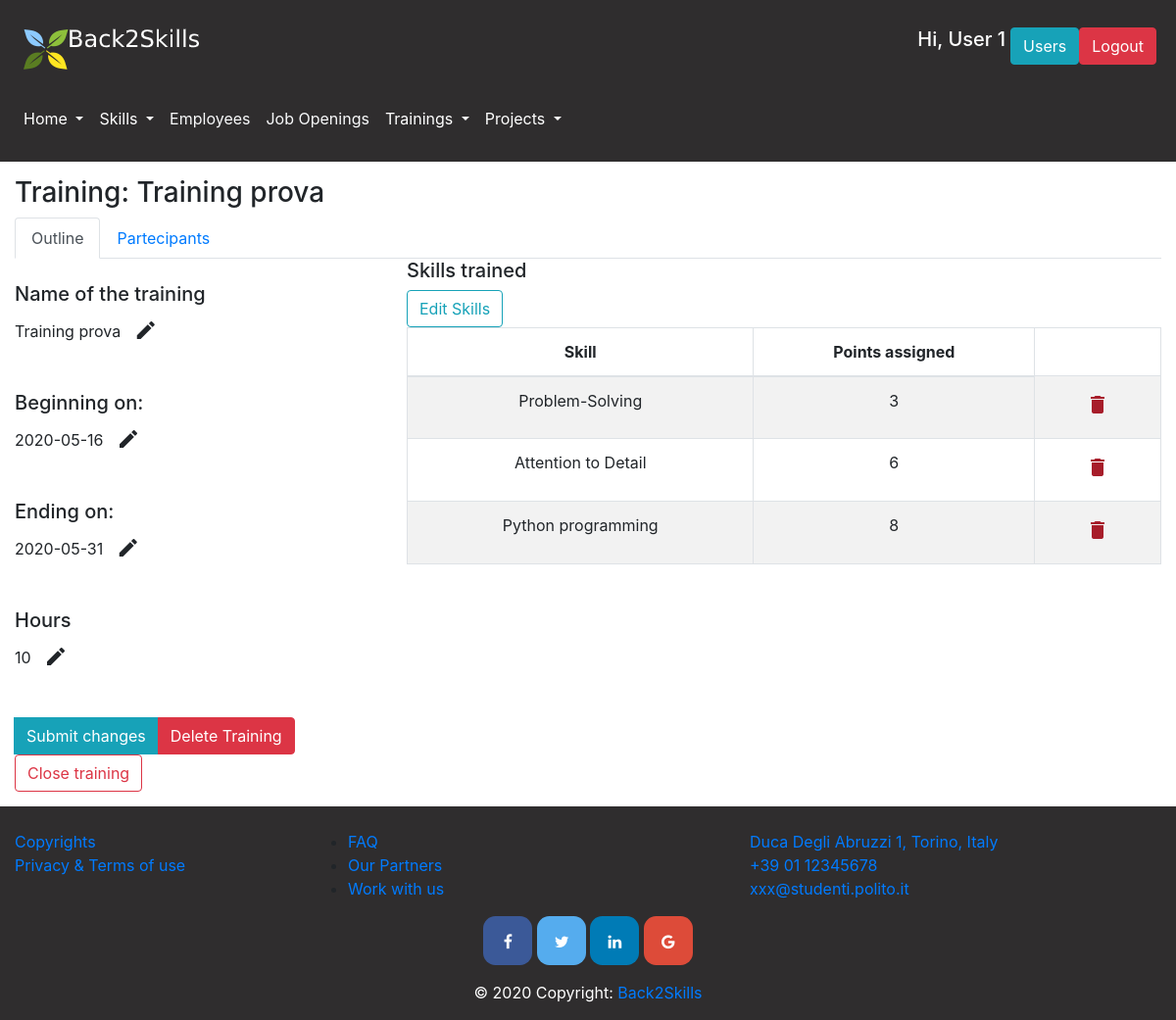
Page /training/4 (signed in) on the committed database.
### database.py (models this page shows, shortened)
class User(db.Model):
    __tablename__ = 'user'
    id = db.Column(db.Integer, primary_key=True)
    name = db.Column(db.String)
    surname = db.Column(db.String)
    email = db.Column(db.String, nullable=False, unique=True)
    password = db.Column(db.String, nullable=False)
    admin = db.Column(db.Boolean)
    project = db.Column(db.Integer, db.ForeignKey('project.id'))
    @property
    def is_authenticated(self):
        return True

class Training(db.Model):
    __tablename__ = 'training'
    id = db.Column(db.Integer, primary_key=True)
    name = db.Column(db.String)
    starting_Date = db.Column(db.Date)
    ending_Date = db.Column(db.Date)
    hours = db.Column(db.Integer)
    skill = db.relationship("Skill", secondary="training_skill")
    employee = db.relationship("Employee", secondary="employee_training")
    closed = db.Column(db.Boolean)

class Skill(db.Model):
    __tablename__ = 'skill'
    id = db.Column(db.Integer, primary_key=True)
    name = db.Column(db.String)
    description = db.Column(db.String)
    type = db.Column(db.String) #HAS TO BE "Soft" OR "Hard", no other options
    employee = db.relationship("Employee", secondary="employee_skill")
    training = db.relationship("Training", secondary="training_skill")
    role_in_project = db.relationship('Role_in_project', secondary="role_in_project_skill")
    role = db.relationship("Role", secondary="role_skill")

### app.py (the view, shortened to what this page needs)
@app.route('/training/<int:id>', methods=['GET','POST'])
@login_required
def training(id):
    link = Training_Skill.query.filter(Training_Skill.train_id == id).all()
    skill_ids = []
    skills=[]
    for l in link:
        if l.skill_id:
            skill_ids.append(l.skill_id)
    for k in skill_ids:
        skill=get_skill_by_id(k)
        skills.append(skill)
    dic = []
    for i in skills:
        point = get_pointsassigned_by_training_to_skill(id, i.id)
        dic.append((i.id, i.name, point))
    all_skill=get_skills()
    training=get_trainings_by_id(id)
    skill_point=get_skill_in_training_with_points(id)
    emp=get_employees_in_training(id)
    employees1=get_employees()
    return render_template('training.html',training=training,skill_point=skill_point,employees=emp,dic=dic,skills=skills,all_skill=all_skill,employees1=employees1)

### app.py (called while the page is built)
@app.after_request
def add_header(r):
    r.headers["Cache-Control"] = "no-cache, no-store, must-revalidate"
    r.headers["Pragma"] = "no-cache"
    r.headers["Expires"] = "0"
    r.headers['Cache-Control'] = 'public, max-age=0'
    return r

@login_manager.user_loader
def load_user(user_id):
    return get_user_by_id(user_id)

### database.py (called while the page is built)
def get_employees():
    employees=Employee.query.all()
    employees.sort(key=lambda x: x.name)
    return employees

def get_user_by_id(user_id):
    return User.query.filter(User.id==user_id).first()

def get_skills():
    skills=Skill.query.all()
    skills.sort(key=lambda x: x.name)
    return skills

def get_skill_by_id(skill_id):
    return Skill.query.filter(Skill.id==skill_id).first()

def get_employees_in_training(train_id):
    links = Employee_Training.query.filter(Employee_Training.train_id == train_id).all()
    emp_ids = []
    for l in links:
        if l.emp_id:
            emp_ids.append(l.emp_id)
    employees = Employee.query.filter(Employee.id.in_(emp_ids)).all()
    return employees

def get_pointsassigned_by_training_to_skill(training_id, skill_id):
    link=Training_Skill.query.filter(Training_Skill.train_id==training_id, Training_Skill.skill_id==skill_id).first()
    points=0
    if link:
        points=link.points
    return points

def get_trainings_by_id(id):
    tra=Training.query.filter(Training.id==id).first()
    return tra

def get_skill_in_training_with_points(id):
    link=Training_Skill.query.filter(Training_Skill.train_id==id).all()
    skill_ids=[]
    for l in link:
        if l.skill_id:
            skill_ids.append(l.skill_id)
    skills = Skill.query.filter(Skill.id.in_(skill_ids)).all()
    array=[]
    for skill in skills:
        points = get_pointsassigned_by_training_to_skill(id,skill.id)
        array.append(tuple([skill,points]))
    return array

### templates/training.html (shortened to what this page needs)
{% extends 'layout.html' %}
{% block pageContent %}
    {% if training is none %}
        <div class="alert alert-warning" role="alert"> No corresponding training found </div>
    {% else %}
        <h3>Training: {{ training.name }}</h3>
    {% endif %}
    <nav>
        <div class="nav nav-tabs" id="nav-tab" role="tablist">
            <a class="nav-item nav-link active" id="nav-training-tab" data-toggle="tab" href="#nav-training" role="tab" aria-controls="nav-training" aria-selected="true">Outline</a>
            <a class="nav-item nav-link" id="nav-partecipant-tab" data-toggle="tab" href="#nav-partecipant" role="tab" aria-controls="nav-partecipant" aria-selected="false">Partecipants</a>
        </div>
    </nav>
    <div class="tab-content" id="nav-tabContent">
        <div class="tab-pane fade show active" id="nav-training" role="tabpanel" aria-labelledby="nav-training-tab">
            {% if not training.closed and current_user.is_authenticated and current_user.admin %}
                <form action="/training/{{ training.id }}" method="POST">
            {% endif %}
            <div class="row">
                <div class="col-md-4">
                    <br/>
                    <h5>Name of the training</h5>
                    <p>
                        <span id="currName">{{ training.name }}</span>
                        {% if not training.closed and current_user.is_authenticated and current_user.admin %}
                            <button type="button" class="btn btn-default btn-sm" id="editName">
                                <span class="material-icons">edit</span>
                            </button>
                        {% endif %}
                    </p>
                    <br/>
                    <h5>Beginning on:</h5>
                    <p>
                        <span id="currStart">{{ training.starting_Date }}</span>
                        {% if not training.closed and current_user.is_authenticated and current_user.admin %}
                            <button type="button" class="btn btn-default btn-sm" id="editStart">
                                <span class="material-icons">edit</span>
                            </button>
                        {% endif %}
                    </p>
                    <br/>
                    <h5>Ending on:</h5>
                    <p>
                        <span id="currEnd">{{ training.ending_Date }}</span>
                        {% if not training.closed and current_user.is_authenticated and current_user.admin %}
                            <button type="button" class="btn btn-default btn-sm" id="editEnd">
                                <span class="material-icons">edit</span>
                            </button>
                        {% endif %}
                    </p>
                    <br/>
                    <h5>Hours</h5>
                    <p>
                        <span id="currHours">{{ training.hours }}</span>
                        {% if not training.closed and current_user.is_authenticated and current_user.admin %}
                            <button type="button" class="btn btn-default btn-sm" id="editHours">
                                <span class="material-icons">edit</span>
                            </button>
                        {% endif %}
                    </p>
                    <br/>
                </div>
                <div class="col-md-8">
                    <h5>Skills trained</h5>
                    {% if not training.closed and current_user.is_authenticated and current_user.admin %}
                        <button type="button" class="btn btn-outline-info" data-toggle="modal" data-target="#editSkillModal">
                            Edit Skills
                        </button>
                    {% endif %}
                    <table class="table table-hover table-bordered table-striped text-center">
                        <thead>
                            <tr>
                                <th scope="col">Skill</th>
                                <th scope="col">Points assigned</th>
                            </tr>
                        </thead>
                        <tbody>
                            {% for skill,point in skill_point %}
                                <tr>
                                    <td>{{ skill.name }}</td>
                                    <td>{{ point }}</td>
                                    {% if not training.closed and current_user.is_authenticated and current_user.admin %}
                                        <td>
                                            <button type="button" class="btn btn-default btn-sm deleteSkill" id={{ skill.id }} data-toggle="modal" data-target="#deleteSkillModal" data-whatever="{{ skill.id }}">
                                                <span class="material-icons" style="color:#a71d2a">delete</span>
                                            </button>
                                        </td>
                                    {% endif %}
                                </tr>
                            {% endfor %}
                        </tbody>
                    </table>
                </div>
            </div>
            <div class="btn-group">
                {% if not training.closed and current_user.is_authenticated and current_user.admin %}
                    <br/>
                    <button type="submit" class="btn btn-info" id="submitChanges">Submit changes</button>
                    </form>
                    <br/>
                {% endif %}
                {% if current_user.is_authenticated and current_user.admin %}
                    <button type="button" class="btn btn-danger deleteTraining" id="{{ training.id }}" data-toggle="modal" data-target="#deleteTrainingModal" data-whatever="{{ training.id }}">
                        Delete Training
                    </button>
                {% endif %}
            </div>
        {% if not training.closed and current_user.is_authenticated and current_user.admin %}
            <form action="/training/{{ training.id }}" method="POST" onsubmit="return confirm('By closing the training you will increase the related participants skills. Plus, you will not be able to edit the training info anymore. Do you want to close it?');">
                <button type="submit" class="btn btn-outline-danger" name="closeTrainingSubmit" id="closeTrainingSubmit">Close training</button>
            </form>
        {% endif %}
    </div>
{% endblock %}

### templates/layout.html (shortened to what this page needs)
<!DOCTYPE html>
<html lang="en">
<head>
    <link rel="stylesheet" href="{{ url_for('static',filename='css/bootstrap.css') }}" >
    <link rel="stylesheet" href="{{ url_for('static',filename='css/bootstrap-override.css') }}" >
</head>
<body>
<header>
    <nav class="navbar navbar-expand-lg navbar-light light-dark" id="loginNavbar">
        <a class="navbar-brand" href="/home"><img src="/static/images/Logosmallwhite.png" alt=""></a>
        {% if current_user.is_authenticated%}
            <div class="btn-group ml-auto mr-1">
                <h5 style="color: white; margin-right: 5px;">Hi, {{ current_user.name }}</h5>
                {% if current_user.admin %}
                    <a href="/users"><button class="btn btn-info">Users</button></a>
                {% else %}
                    {% if current_user.project %}
                        <a href="/project/{{ current_user.project }}"><button class="btn btn-info">Your project</button></a>
                    {% endif %}
                {% endif %}
                <form action="/logout" method="POST">
                    <button type="submit" class="btn btn-danger">Logout</button>
                </form>
            </div>
        {% else %}
            <a href="/login" class="btn btn-info ml-auto mr-1" role="button">Login</a>
        {% endif %}
    </nav>
    <nav class="navbar navbar-expand-lg navbar-light text-white light-dark" id="menuNavbar">
        <div class="collapse navbar-collapse" id="navbarSupportedContent">
            <ul class="navbar-nav mr-auto">
                <li class="nav-item dropdown ">
                    <a class="nav-link dropdown-toggle text-white" href="#" id="homepageDropdown" role="button" data-toggle="dropdown" aria-haspopup="true" aria-expanded="false">
                        Home
                    </a>
                </li>
                <li class="nav-item dropdown">
                    <a class="nav-link dropdown-toggle text-white" href="/skills" id="skillsDropdown" role="button" data-toggle="dropdown" aria-haspopup="true" aria-expanded="false">
                        Skills
                    </a>
                </li>
                <li class="nav-item">
                    <a class="nav-link" href="/employees" id="employeesButton" role="button" aria-haspopup="true" aria-expanded="false" >
                        <p class="text-light"> Employees</p>
                    </a>
                </li>
                <li class="nav-item">
                    <a class="nav-link" href="/jobs" id="jobsButton" role="button" aria-haspopup="true" aria-expanded="false">
                        <p class="text-light">Job Openings</p>
                    </a>
                </li>
                <li class="nav-item dropdown">
                    <a class="nav-link dropdown-toggle text-white" href="#" id="trainingsDropdown" role="button" data-toggle="dropdown" aria-haspopup="true" aria-expanded="false">
                        Trainings
                    </a>
                </li>
                <li class="nav-item dropdown">
                    <a class="nav-link dropdown-toggle text-white" href="#" id="projectsDropdown" role="button" data-toggle="dropdown" aria-haspopup="true" aria-expanded="false">
                        Projects
                    </a>
                </li>
            </ul>
        </div>
    </nav>
</header>
<main role="main" id="main-container">
    {% block pageContent %}
    {% endblock %}
</main>
<footer class="page-footer font-small light-dark pt-4">
    <div class="container-fluid text-center text-md-left">
        <div class="row">
            <div class="col-md-3 mb-md-0 mb-3">
                <ul class="list-unstyled">
                    <li>
                        <a href="#">Copyrights</a>
                    </li>
                    <li>
                        <a href="#">Privacy & Terms of use</a>
                    </li>
                </ul>
            </div>
            <div class="col-md-3 mb-md-0 mb-3">
                <ul>
                    <li>
                        <a href="/faq" role="button">FAQ</a>
                    </li>
                    <li>
                        <a href="#">Our Partners</a>
                    </li>
                    <li>
                        <a href="#">Work with us</a>
                    </li>
                </ul>
            </div>
            <div class="col-md-3 mx-auto">
                <ul class="list-unstyled">
                    <li>
                        <a href="#!">Duca Degli Abruzzi 1, Torino, Italy</a>
                    </li>
                    <li>
                        <a href="#!">+39 01 12345678</a>
                    </li>
                    <li>
                        <a href="#!">xxx@studenti.polito.it</a>
                    </li>
                </ul>
            </div>
        </div>
    </div>
    <div class="container">
        <div class="mx-auto" style="width: 400px;">
            <link rel="stylesheet" href="https://cdnjs.cloudflare.com/ajax/libs/font-awesome/4.7.0/css/font-awesome.min.css">
            <div class=" text-center">
                <a href="#" class="fa fa-facebook" style="font-size: medium"></a>
                <a href="#" class="fa fa-twitter" style="font-size: medium"></a>
                <a href="#" class="fa fa-linkedin" style="font-size: medium"></a>
                <a href="#" class="fa fa-google" style="font-size: medium"></a>
            </div>
        </div>
    </div>
    <div class="footer-copyright text-white text-center py-3">© 2020 Copyright:
        <a href=""> Back2Skills</a>
    </div>
</footer>
</body>
</html>

### rows in the picture
User: name "User 1"
Training: name "Training prova", starting_Date "2020-05-16", ending_Date "2020-05-31", hours "10"
Skill: name "Problem-Solving", point "3"
Skill: name "Attention to Detail", point "6"
Skill: name "Python programming", point "8"
